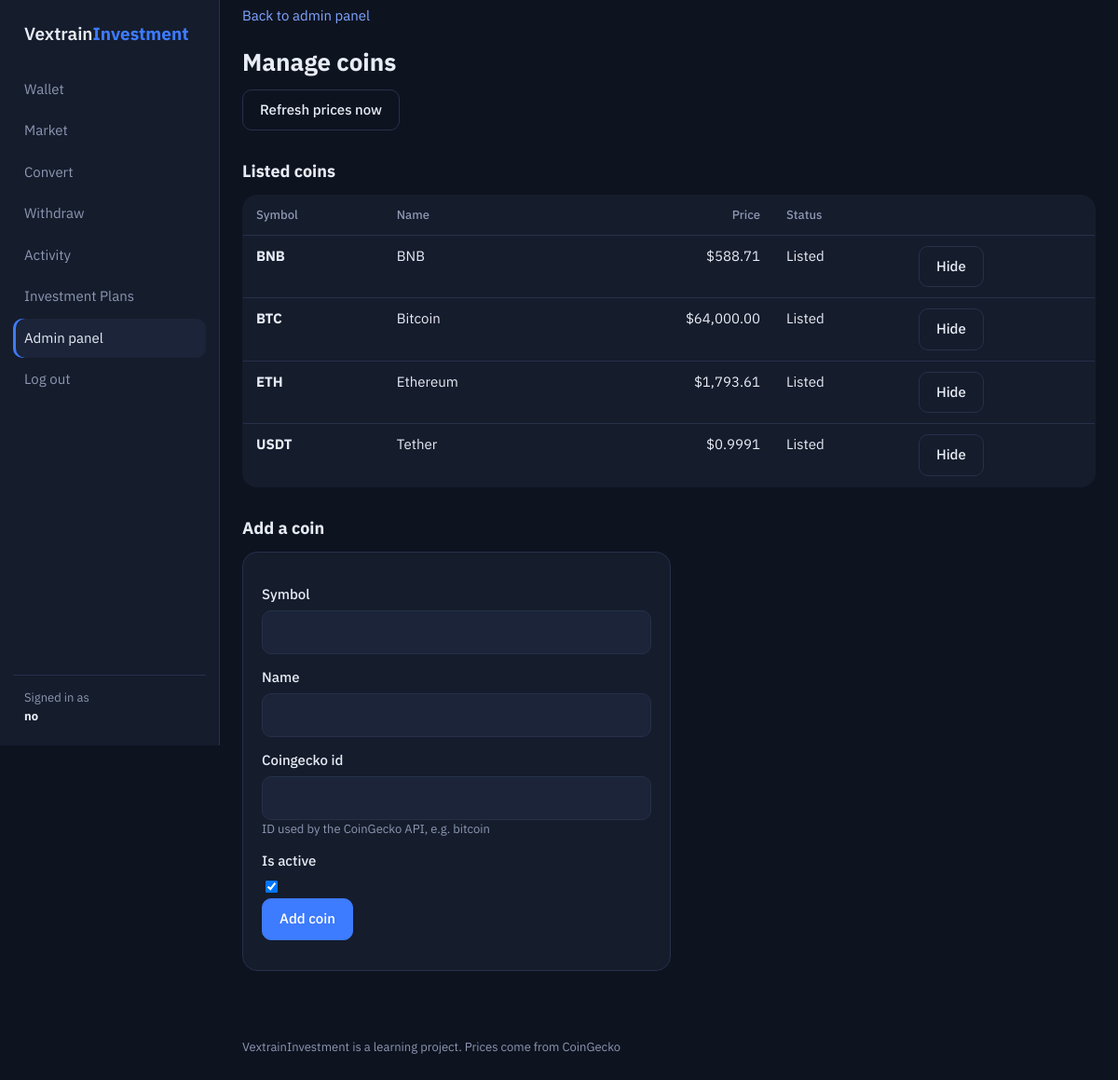
/manage/coins/ (signed in), run on the app's committed database.
### simulator/models.py (models this page shows, shortened)
class Coin(models.Model):
    symbol = models.CharField(max_length=10, unique=True)
    name = models.CharField(max_length=60)
    coingecko_id = models.CharField(max_length=80, help_text="ID used by the CoinGecko API, e.g. bitcoin")
    price_usd = models.DecimalField(max_digits=24, decimal_places=10, default=0)
    change_24h = models.DecimalField(max_digits=8, decimal_places=2, default=0)
    price_updated_at = models.DateTimeField(null=True, blank=True)
    chart = models.JSONField(default=list, blank=True)  # [[ms timestamp, usd price], ...] for 30 days
    chart_updated_at = models.DateTimeField(null=True, blank=True)
    is_active = models.BooleanField(default=True)
    class Meta:
        ordering = ["symbol"]

### simulator/views.py (the view, shortened to what this page needs)
# urls.py: path("manage/coins/", views.manage_coins, name="manage_coins"),
@staff_required
def manage_coins(request):
    form = CoinForm(request.POST or None)
    return render(request, "manage_coins.html", {"coins": Coin.objects.all(), "form": form})

### simulator/views.py
class CoinForm(forms.ModelForm):
    class Meta:
        model = Coin
        fields = ("symbol", "name", "coingecko_id", "is_active")

### simulator/templatetags/vex.py (called while the page is built)
def _d(value):
    try:
        return Decimal(str(value))
    except Exception:
        return Decimal("0")

@register.filter
def price(value):
    d = _d(value)
    if d >= 1:
        return f"${d:,.2f}"
    if d >= Decimal("0.01"):
        return f"${d:,.4f}"
    return f"${d:,.8f}"

### templates/manage_coins.html (shortened to what this page needs)
{% extends "base.html" %}{% load vex %}
{% block content %}
<p><a href="{% url 'manage_home' %}">Back to admin panel</a></p>
<h1>Manage coins</h1>
<form method="post">{% csrf_token %}<button class="btn alt" type="submit" name="refresh" value="1">Refresh prices now</button></form>
<h2>Listed coins</h2>
<div class="table-wrap"><table>
  <tr><th>Symbol</th><th>Name</th><th class="n">Price</th><th>Status</th><th></th></tr>
  {% for c in coins %}
  <tr><td><strong>{{ c.symbol }}</strong></td><td>{{ c.name }}</td><td class="n">{{ c.price_usd|price }}</td><td>{% if c.is_active %}Listed{% else %}Hidden{% endif %}</td>
    <td><form method="post" action="{% url 'manage_coin_toggle' c.pk %}" style="margin:0">{% csrf_token %}<button class="btn alt" type="submit">{% if c.is_active %}Hide{% else %}List{% endif %}</button></form></td></tr>
  {% empty %}<tr><td colspan="5" class="muted">No coins yet.</td></tr>
  {% endfor %}
</table></div>
<h2>Add a coin</h2>
<div class="panel">
<form method="post">{% csrf_token %}
  {% for field in form %}
    <label for="{{ field.id_for_label }}">{{ field.label }}</label>{{ field }}
    {% if field.help_text %}<div class="helptext">{{ field.help_text }}</div>{% endif %}{{ field.errors }}
  {% endfor %}
  <p><button class="btn" type="submit">Add coin</button></p>
</form>
</div>
{% endblock %}

### templates/base.html (shortened to what this page needs)
{% load vex %}<!doctype html>
<html lang="en">
<head>
</head>
<body>
{% with n=request.resolver_match.url_name %}
<div class="app">
<aside class="side">
  <a class="logo" href="{% url 'home' %}">Vextrain<b>Investment</b></a>
  <nav>
    {% if user.is_authenticated %}
      <a href="{% url 'dashboard' %}" class="{% if n == 'dashboard' %}on{% endif %}">Wallet</a>
      <a href="{% url 'market' %}" class="{% if n == 'market' or n == 'coin' %}on{% endif %}">Market</a>
      <a href="{% url 'convert' %}" class="{% if n == 'convert' %}on{% endif %}">Convert</a>
      <a href="{% url 'withdraw' %}" class="{% if n == 'withdraw' %}on{% endif %}">Withdraw</a>
      <a href="{% url 'history' %}" class="{% if n == 'history' %}on{% endif %}">Activity</a>
      <a href="{% url 'plan' %}" class="{% if n == 'plan' %}on{% endif %}">Investment Plans</a>
      {% if user.is_staff %}<a href="{% url 'manage_home' %}" class="{% if n|slice:':6' == 'manage' %}on{% endif %}">Admin panel</a>{% endif %}
      <form method="post" action="{% url 'logout' %}">{% csrf_token %}<button type="submit">Log out</button></form>
    {% else %}
      <a href="{% url 'market' %}" class="{% if n == 'market' %}on{% endif %}">Market</a>
      <a href="{% url 'login' %}" class="{% if n == 'login' %}on{% endif %}">Log in</a>
      <a href="{% url 'signup' %}" class="{% if n == 'signup' %}on{% endif %}">Sign up</a>
    {% endif %}
  </nav>
  {% if user.is_authenticated %}<div class="who">Signed in as<br><strong style="color:var(--tx)">{{ user.username }}</strong></div>{% endif %}
</aside>
<div class="main">
  <main class="content">
    {% block content %}{% endblock %}
  </main>
  <footer>VextrainInvestment is a learning project. Prices come from CoinGecko</footer>
</div>
</div>
{% endwith %}
</body>
</html>

### templates/base.html (style rules this page uses)
:root { --bg:#0E1320;--s1:#151C2C;--s2:#1B2438;--line:#26304A;--tx:#E7ECF5;--mu:#8C97B2;--ac:#3D7BFF;--gain:#2EC27E;--loss:#F0616D;--warn:#F3BA2F }
* { box-sizing:border-box }
body { margin:0;background:var(--bg);color:var(--tx);font:15px/1.5 'IBM Plex Sans',system-ui,sans-serif;font-variant-numeric:tabular-nums }
a { color:#7FA6FF;text-decoration:none }
h1 { font-size:26px;line-height:1.2;margin:22px 0 14px }
h2 { font-size:18px;margin:30px 0 12px }
p { margin:0 0 12px }
.app { display:flex;min-height:100vh }
.side { width:236px;flex:none;background:var(--s1);border-right:1px solid var(--line);padding:22px 14px;display:flex;flex-direction:column;gap:4px;position:sticky;top:0;height:100vh }
.logo { font-weight:600;font-size:19px;color:var(--tx);padding:0 12px 20px }
.logo b { color:var(--ac) }
.side nav { display:flex;flex-direction:column;gap:2px }
.side nav a,.side nav button { display:block;width:100%;text-align:left;color:var(--mu);padding:10px 12px;border-radius:10px;font:inherit;background:none;border:0;cursor:pointer }
.side nav a.on { background:var(--s2);color:var(--tx);box-shadow:inset 3px 0 0 var(--ac) }
.side nav form { margin:0 }
.who { margin-top:auto;padding:14px 12px 0;border-top:1px solid var(--line);font-size:13px;color:var(--mu) }
.main { flex:1;min-width:0 }
.content { max-width:980px;margin:0 auto;padding:6px 24px 56px }
.btn { display:inline-block;background:var(--ac);color:#fff;border:1px solid var(--ac);border-radius:10px;padding:10px 18px;font:inherit;font-weight:500;cursor:pointer }
.btn.alt { background:transparent;color:var(--tx);border-color:var(--line) }
label { display:block;font-weight:500;margin:14px 0 6px }
input[type=text],input[type=password],input[type=email],input[type=number],select { width:100%;max-width:100%;padding:11px 12px;background:var(--s2);color:var(--tx);border:1px solid var(--line);border-radius:10px;font:inherit }
.helptext { font-size:13px;color:var(--mu) }
.card,.panel { background:var(--s1);border:1px solid var(--line);border-radius:16px;padding:20px;margin-bottom:16px }
.panel { max-width:460px }
table { width:100%;border-collapse:collapse;background:var(--s1);border:1px solid var(--line);border-radius:16px;overflow:hidden }
th,td { padding:11px 14px;text-align:left;border-bottom:1px solid var(--line);vertical-align:top }
th { font-weight:500;font-size:13px;color:var(--mu) }
tr:last-child td { border-bottom:0 }
td.n,th.n { text-align:right }
.table-wrap { overflow-x:auto }
footer { margin:0 auto;max-width:980px;padding:0 24px 32px;font-size:13px;color:var(--mu) }

### data on the page
Coin: symbol "BNB", name "BNB", price_usd "$588.71", is_active "Listed"
Coin: symbol "BTC", name "Bitcoin", price_usd "$64,000.00", is_active "Listed"
Coin: symbol "ETH", name "Ethereum", price_usd "$1,793.61", is_active "Listed"
Coin: symbol "USDT", name "Tether", price_usd "$0.9991", is_active "Listed"

### other printed values
{{ user.username }} "no"
{{ field.label }} "Symbol" "Name" "Coingecko id" "Is active"
{{ field.help_text }} "ID used by the CoinGecko API, e.g. bitcoin"
